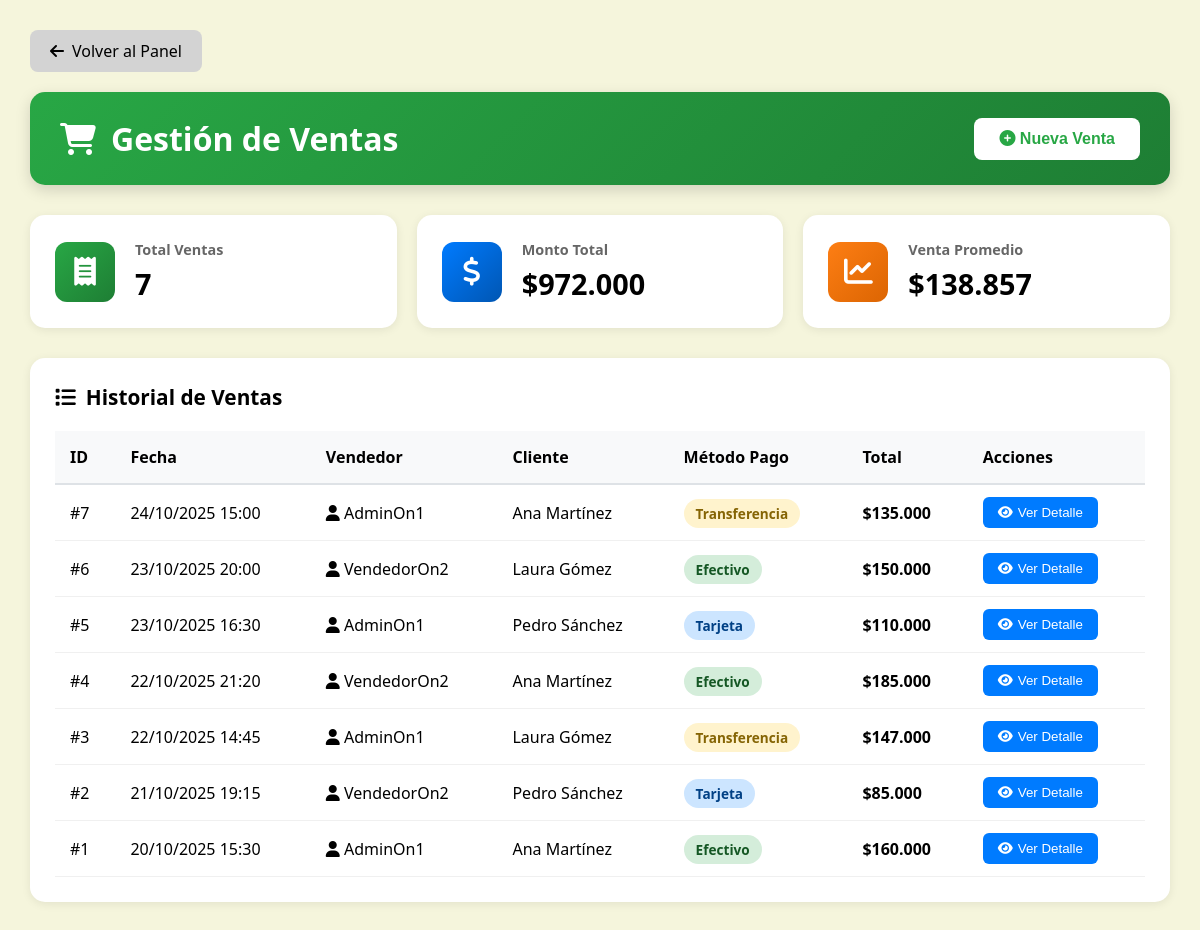
Page /modules/ventas.php (signed in) on the committed database.
### tables this page shows
CREATE TABLE `ventas` (
  `id` int(11) NOT NULL,
  `usuario_id` int(11) NOT NULL,
  `cliente_id` int(11) DEFAULT NULL,
  `total` decimal(10,2) NOT NULL DEFAULT 0.00,
  `metodo_pago` enum('Efectivo','Tarjeta','Transferencia','Otro') DEFAULT 'Efectivo',
  `estado` enum('Completada','Pendiente','Cancelada') DEFAULT 'Completada',
  `fecha` timestamp NOT NULL DEFAULT current_timestamp(),
  `observaciones` text DEFAULT NULL
);

CREATE TABLE `usuarios` (
  `id` int(11) NOT NULL,
  `nombre` varchar(100) NOT NULL,
  `usuario` varchar(50) NOT NULL,
  `email` varchar(100) DEFAULT NULL,
  `clave` varchar(255) NOT NULL,
  `rol` enum('Administrador','Vendedor') NOT NULL DEFAULT 'Vendedor',
  `empresa` varchar(100) DEFAULT 'InModa',
  `estado` enum('Activo','Inactivo') NOT NULL DEFAULT 'Activo',
  `fecha_registro` timestamp NOT NULL DEFAULT current_timestamp()
);

CREATE TABLE `clientes` (
  `id` int(11) NOT NULL,
  `nombre` varchar(100) NOT NULL,
  `documento` varchar(50) DEFAULT NULL,
  `telefono` varchar(20) DEFAULT NULL,
  `email` varchar(100) DEFAULT NULL,
  `direccion` text DEFAULT NULL,
  `ciudad` varchar(50) DEFAULT NULL,
  `fecha_registro` timestamp NOT NULL DEFAULT current_timestamp(),
  `activo` tinyint(1) DEFAULT 1
);

### modules/ventas.php (the view, shortened to what this page needs)
<?php
require_once "../config/conexion.php";
$rol = $_SESSION['rol'] ?? 'Vendedor';
$es_admin = ($rol === 'Administrador');
if ($es_admin) {
    $query = "SELECT v.*, u.usuario, c.nombre as cliente_nombre
              FROM ventas v
              LEFT JOIN usuarios u ON v.usuario_id = u.id
              LEFT JOIN clientes c ON v.cliente_id = c.id
              ORDER BY v.fecha DESC
              LIMIT 50";
}
$result_ventas = $mysqli->query($query);
$ventas = [];
while ($row = $result_ventas->fetch_assoc()) {
    $ventas[] = $row;
}
$total_ventas_count = count($ventas);
$total_ventas_monto = array_sum(array_column($ventas, 'total'));
$venta_promedio = $total_ventas_count > 0 ? $total_ventas_monto / $total_ventas_count : 0;
?>
<!DOCTYPE html>
<html lang="es">
<head>
    <link rel="stylesheet" href="https://cdnjs.cloudflare.com/ajax/libs/font-awesome/6.5.0/css/all.min.css">
</head>
<body>
<div class="ventas-container">
    <a href="../index.php" class="btn-back">
        <i class="fas fa-arrow-left"></i> Volver al Panel
    </a>
    <div class="page-header">
        <h1><i class="fas fa-shopping-cart"></i> Gestión de Ventas</h1>
        <button class="btn-nueva-venta" onclick="abrirModalVenta()">
            <i class="fas fa-plus-circle"></i> Nueva Venta
        </button>
    </div>
    <div class="stats-grid">
        <div class="stat-card">
            <div class="stat-icon green">
                <i class="fas fa-receipt"></i>
            </div>
            <div class="stat-info">
                <h3>Total Ventas</h3>
                <p><?= $total_ventas_count ?></p>
            </div>
        </div>
        <div class="stat-card">
            <div class="stat-icon blue">
                <i class="fas fa-dollar-sign"></i>
            </div>
            <div class="stat-info">
                <h3>Monto Total</h3>
                <p>$<?= number_format($total_ventas_monto, 0, ',', '.') ?></p>
            </div>
        </div>
        <div class="stat-card">
            <div class="stat-icon orange">
                <i class="fas fa-chart-line"></i>
            </div>
            <div class="stat-info">
                <h3>Venta Promedio</h3>
                <p>$<?= number_format($venta_promedio, 0, ',', '.') ?></p>
            </div>
        </div>
    </div>
    <div class="ventas-card">
        <h3><i class="fas fa-list"></i> Historial de Ventas</h3>
        <div class="table-container">
            <table>
                <thead>
                    <tr>
                        <th>ID</th>
                        <th>Fecha</th>
                        <?php if ($es_admin): ?>
                        <th>Vendedor</th>
                        <?php endif; ?>
                        <th>Cliente</th>
                        <th>Método Pago</th>
                        <th>Total</th>
                        <th>Acciones</th>
                    </tr>
                </thead>
                <tbody>
                    <?php foreach ($ventas as $venta): ?>
                    <tr>
                        <td>#<?= $venta['id'] ?></td>
                        <td><?= date('d/m/Y H:i', strtotime($venta['fecha'])) ?></td>
                        <?php if ($es_admin): ?>
                        <td><i class="fas fa-user"></i> <?= htmlspecialchars($venta['usuario'] ?? 'N/A') ?></td>
                        <?php endif; ?>
                        <td><?= htmlspecialchars($venta['cliente_nombre'] ?? 'Cliente General') ?></td>
                        <td>
                            <span class="badge <?= strtolower($venta['metodo_pago']) ?>">
                                <?= $venta['metodo_pago'] ?>
                            </span>
                        </td>
                        <td><strong>$<?= number_format($venta['total'], 0, ',', '.') ?></strong></td>
                        <td>
                            <button class="btn-ver-detalle" onclick="verDetalle(<?= $venta['id'] ?>)">
                                <i class="fas fa-eye"></i> Ver Detalle
                            </button>
                        </td>
                    </tr>
                    <?php endforeach; ?>
                </tbody>
            </table>
        </div>
    </div>
</div>
</body>
</html>

### modules/ventas.php (style rules this page uses)
:root { --color-primary-blue: #007bff; --color-background-main: #f5f5dc; --color-secondary-grey: #d3d3d3; --color-text-black: #000000; --color-white: #FFFFFF; --color-light-grey-text: #666666; --color-hover-grey: #bfbfbf; --color-green: #28a745; --color-red: #dc3545; }
* { margin: 0; padding: 0; box-sizing: border-box; }
body { font-family: 'Segoe UI', Tahoma, Geneva, Verdana, sans-serif; background-color: var(--color-background-main); overflow-x: hidden; overflow-y: auto; }
.ventas-container { padding: 30px; background-color: var(--color-background-main); min-height: 100vh; max-width: 1400px; margin: 0 auto; }
.btn-back { background: var(--color-secondary-grey); color: var(--color-text-black); padding: 10px 20px; border: none; border-radius: 8px; cursor: pointer; text-decoration: none; display: inline-flex; align-items: center; gap: 8px; margin-bottom: 20px; transition: all 0.3s ease; }
.page-header { background: linear-gradient(135deg, #28a745, #1e7e34); color: white; padding: 25px 30px; border-radius: 15px; margin-bottom: 30px; box-shadow: 0 5px 15px rgba(0,0,0,0.15); display: flex; justify-content: space-between; align-items: center; }
.page-header h1 { margin: 0; font-size: 2em; display: flex; align-items: center; gap: 15px; }
.btn-nueva-venta { background: white; color: #28a745; padding: 12px 25px; border: none; border-radius: 8px; cursor: pointer; font-size: 1em; font-weight: 600; transition: all 0.3s ease; }
.stats-grid { display: grid; grid-template-columns: repeat(auto-fit, minmax(250px, 1fr)); gap: 20px; margin-bottom: 30px; }
.stat-card { background: white; padding: 25px; border-radius: 15px; box-shadow: 0 2px 10px rgba(0,0,0,0.08); display: flex; align-items: center; gap: 20px; transition: all 0.3s ease; }
.stat-icon { width: 60px; height: 60px; border-radius: 12px; display: flex; align-items: center; justify-content: center; font-size: 1.8em; }
.stat-icon.green { background: linear-gradient(135deg, #28a745, #1e7e34); color: white; }
.stat-icon.blue { background: linear-gradient(135deg, #007bff, #0056b3); color: white; }
.stat-icon.orange { background: linear-gradient(135deg, #fd7e14, #dc6502); color: white; }
.stat-info h3 { margin: 0 0 5px 0; color: var(--color-light-grey-text); font-size: 0.9em; }
.stat-info p { margin: 0; font-size: 1.8em; font-weight: 700; }
.ventas-card { background: white; padding: 25px; border-radius: 15px; box-shadow: 0 2px 10px rgba(0,0,0,0.08); margin-bottom: 25px; }
.ventas-card h3 { margin: 0 0 20px 0; color: var(--color-text-black); font-size: 1.3em; display: flex; align-items: center; gap: 10px; }
.table-container { overflow-x: auto; }
table { width: 100%; border-collapse: collapse; }
thead { background: #f8f9fa; }
thead th { padding: 15px; text-align: left; font-weight: 600; color: var(--color-text-black); border-bottom: 2px solid #dee2e6; }
tbody td { padding: 12px 15px; border-bottom: 1px solid #f0f0f0; }
.badge { padding: 5px 12px; border-radius: 20px; font-size: 0.85em; font-weight: 600; }
.badge.efectivo { background: #d4edda; color: #155724; }
.badge.tarjeta { background: #cce5ff; color: #004085; }
.badge.transferencia { background: #fff3cd; color: #856404; }
.btn-ver-detalle { padding: 8px 15px; background: #007bff; color: white; border: none; border-radius: 6px; cursor: pointer; transition: all 0.3s ease; display: inline-flex; align-items: center; gap: 5px; }

### rows in the picture
ventas: id "7", fecha "24/10/2025 15:00", usuario.usuario "AdminOn1", cliente.nombre "Ana Martínez", metodo_pago "Transferencia", total "135.000"
ventas: id "6", fecha "23/10/2025 20:00", usuario.usuario "VendedorOn2", cliente.nombre "Laura Gómez", metodo_pago "Efectivo", total "150.000"
ventas: id "5", fecha "23/10/2025 16:30", usuario.usuario "AdminOn1", cliente.nombre "Pedro Sánchez", metodo_pago "Tarjeta", total "110.000"
ventas: id "4", fecha "22/10/2025 21:20", usuario.usuario "VendedorOn2", cliente.nombre "Ana Martínez", metodo_pago "Efectivo", total "185.000"
ventas: id "3", fecha "22/10/2025 14:45", usuario.usuario "AdminOn1", cliente.nombre "Laura Gómez", metodo_pago "Transferencia", total "147.000"
ventas: id "2", fecha "21/10/2025 19:15", usuario.usuario "VendedorOn2", cliente.nombre "Pedro Sánchez", metodo_pago "Tarjeta", total "85.000"
ventas: id "1", fecha "20/10/2025 15:30", usuario.usuario "AdminOn1", cliente.nombre "Ana Martínez", metodo_pago "Efectivo", total "160.000"

### other values in the picture
$total_ventas_count "7"
$total_ventas_monto "972.000"
$venta_promedio "138.857"
